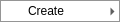
<?xml version="1.0" encoding="UTF-8"?>
<ui version="4.0">
 <class>ShaderActionsForm</class>
 <widget class="QMenu" name="ShaderActionsForm">
  <property name="title"><string>Shader</string></property>
  <widget class="QMenu" name="createMenu">
   <property name="title"><string>Create</string></property>
   <widget class="QMenu" name="shaderMenu"><property name="title"><string>Shader</string></property><addaction name="createUnlitAction"/></widget>
   <addaction name="shaderMenu"/><addaction name="createMaterialAction"/>
  </widget>
  <addaction name="createMenu"/>
  <action name="createUnlitAction"><property name="text"><string>Unlit</string></property></action>
  <action name="createMaterialAction"><property name="text"><string>Material</string></property></action>
 </widget>
 <resources/><connections/>
</ui>
